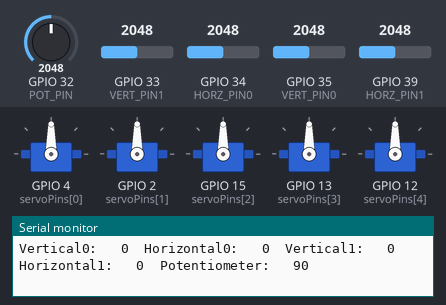
Recording of a sketch running on a simulated ESP32. Shown: 5 × servo, the last lines printed to the serial monitor. The test bench sets the inputs (shaded band); at power-on: GPIO 32 (POT_PIN) = 2048, GPIO 33 (VERT_PIN1) = 2048, GPIO 34 (HORZ_PIN0) = 2048, GPIO 35 (VERT_PIN0) = 2048, GPIO 39 (HORZ_PIN1) = 2048.

Above: at 1.2 s.
1.3 s: GPIO 32 (POT_PIN) set to 2866
At 2.6 s:
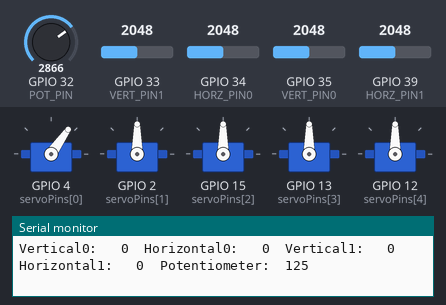
2.9 s: GPIO 33 (VERT_PIN1) set to 2866
At 4.0 s:
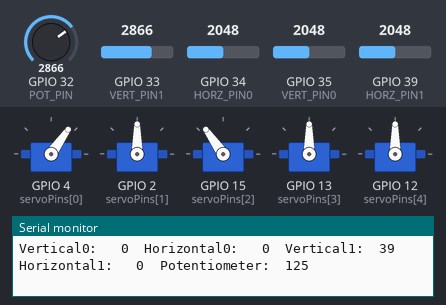
4.4 s: GPIO 34 (HORZ_PIN0) set to 2182
At 5.9 s:
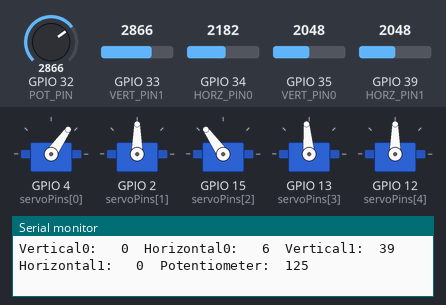
7.4 s: GPIO 34 (HORZ_PIN0) set to 2292
At 8.0 s:
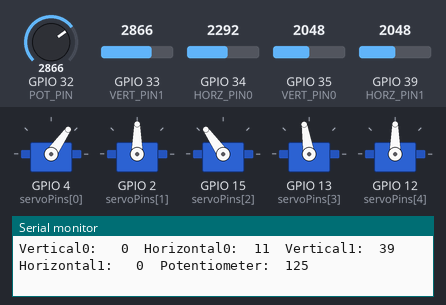
9.4 s: GPIO 35 (VERT_PIN0) set to 2206
At 9.9 s:
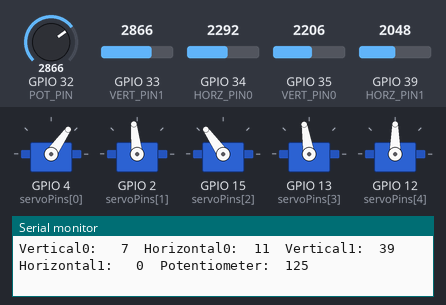
12.4 s: GPIO 35 (VERT_PIN0) set to 2291
At 13.6 s:
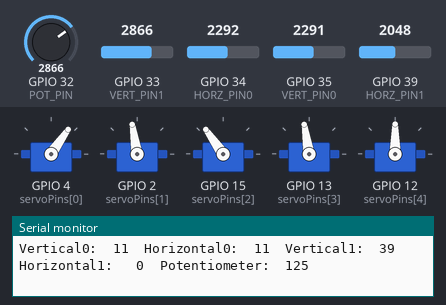
Timing chart, 0 to 15.3 s (numbered marks = the images above; inputs shaded):
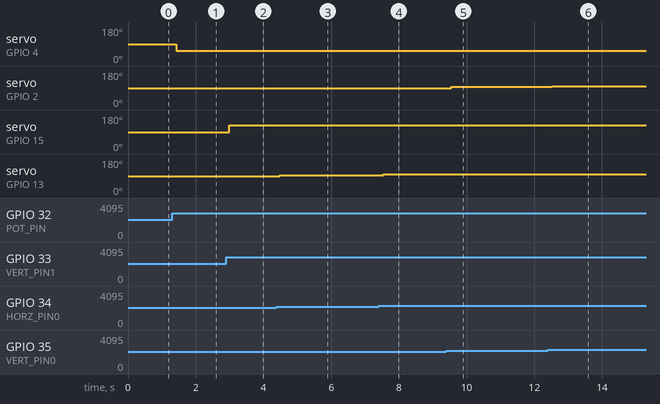

Measured:
- after the input at 1.3 s, servo on GPIO 4 (servoPins[0]): 90° → 55° after 0.12 s
- after the input at 2.9 s, servo on GPIO 15 (servoPins[2]): 90° → 125° after 0.09 s
- after the input at 4.4 s, servo on GPIO 13 (servoPins[3]): 90° → 95° after 0.08 s
- after the input at 7.4 s, servo on GPIO 13 (servoPins[3]): 95° → 99° after 0.14 s
- after the input at 9.4 s, servo on GPIO 2 (servoPins[1]): 90° → 96° after 0.15 s
- after the input at 12.4 s, servo on GPIO 2 (servoPins[1]): 96° → 99° after 0.13 s

The sketch:

4DoFCode.ino
```cpp
#include <ESP32Servo.h>

// Define pins for joysticks and potentiometer
#define VERT_PIN0 35
#define HORZ_PIN0 34
#define VERT_PIN1 33
#define HORZ_PIN1 39
#define POT_PIN 32


// Define pins for servos
const int servoPins[] = {4, 2, 15, 13, 12};
Servo servos[5]; // Array to hold servo objects

// Function to read analog input and map its value to a specific range
int readAndMap(int pin, int inMin, int inMax, int outMin, int outMax) {
  int value = analogRead(pin);
  return map(value, inMin, inMax, outMin, outMax);
}

void setup() {
  Serial.begin(9600);

  // Initialize all servos at 90 degrees
  for (int i = 0; i < 5; i++) {
    servos[i].attach(servoPins[i]);
    servos[i].write(90);
  }
}

void loop() {
  // Read values from joysticks and potentiometer
  int vert0 = readAndMap(VERT_PIN0, 0, 4095, -100, 100);
  int horz0 = readAndMap(HORZ_PIN0, 0, 4095, -100, 100);
  int vert1 = readAndMap(VERT_PIN1, 0, 4095, -100, 100);
  int horz1 = readAndMap(HORZ_PIN1, 0, 4095, -100, 100);
  int pot = readAndMap(POT_PIN, 0, 4095, 0, 180);


  if (vert0 < -2 && vert0 > -6){
      vert0 = 0;
  }
  if (horz0 < -6 && horz0 > -10){
      horz0 = 0;
  }
  if (vert1 < -6 && vert1 > -10){
      vert1 = 0;
  }
  if (horz1 < -1 && horz1 > -5) {
      horz1 = 0;
  }


  // Print the values to the Serial Monitor
  Serial.printf(
      "Vertical0: %3d\tHorizontal0: %3d\tVertical1: %3d\tHorizontal1: %3d\tPotentiometer: %4d\n",
      vert0, horz0, vert1, horz1, pot
  );

  // Calculate servo angles based on the input values
  int angles[] = {
    map(pot, 180, 0, 0, 180),      // Servo 0 - Potentiometer
    map(vert0, -100, 100, 0, 180), // Servo 1 - Vertical Joystick 0
    map(vert1, -100, 100, 0, 180), // Servo 2 - Vertical Joystick 1
    map(horz0, -100, 100, 0, 180), // Servo 3 - Horizontal Joystick 0
    map(horz1, -100, 100, 0, 180)  // Servo 4 - Horizontal Joystick 1
  };

  // Move the servos to the calculated angles
  for (int i = 0; i < 5; i++) {
    servos[i].write(angles[i]);
  }

  // Add a small delay for stability
  delay(15);
}
```
